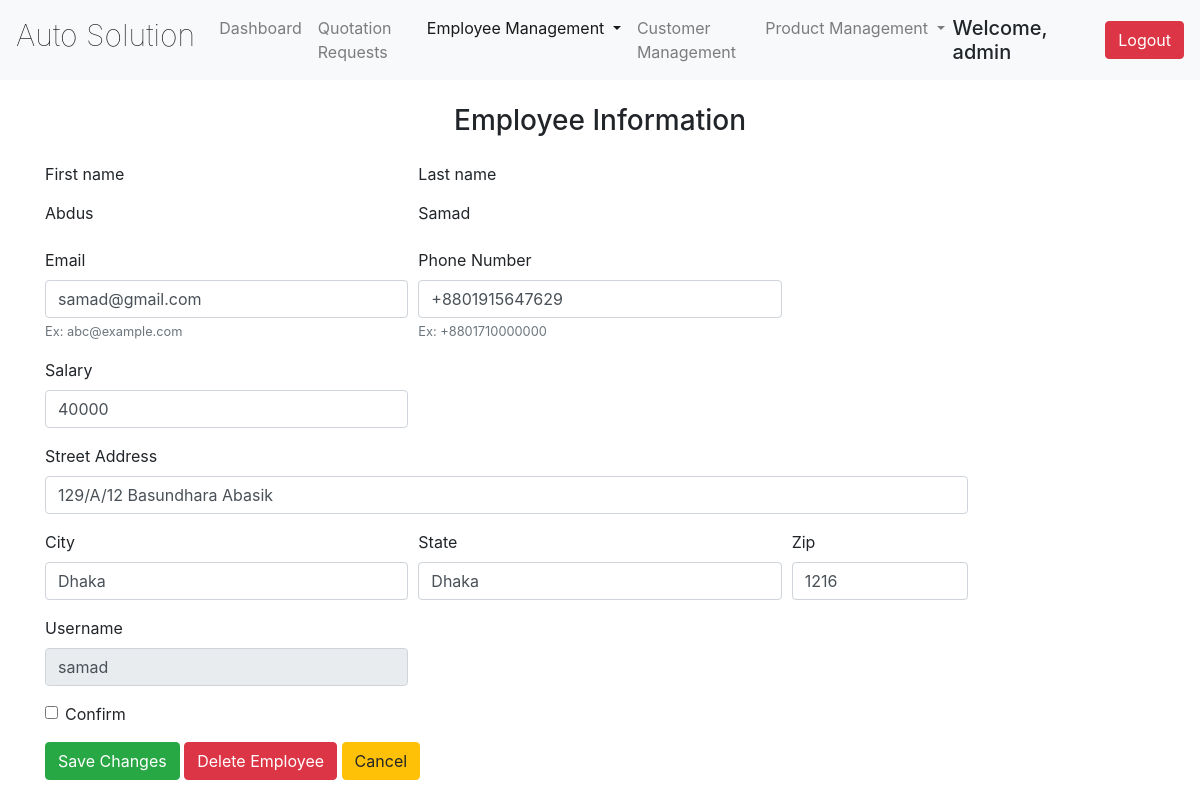
The page /views/edit_employee.php?username=samad (signed in) on the database as committed earlier.
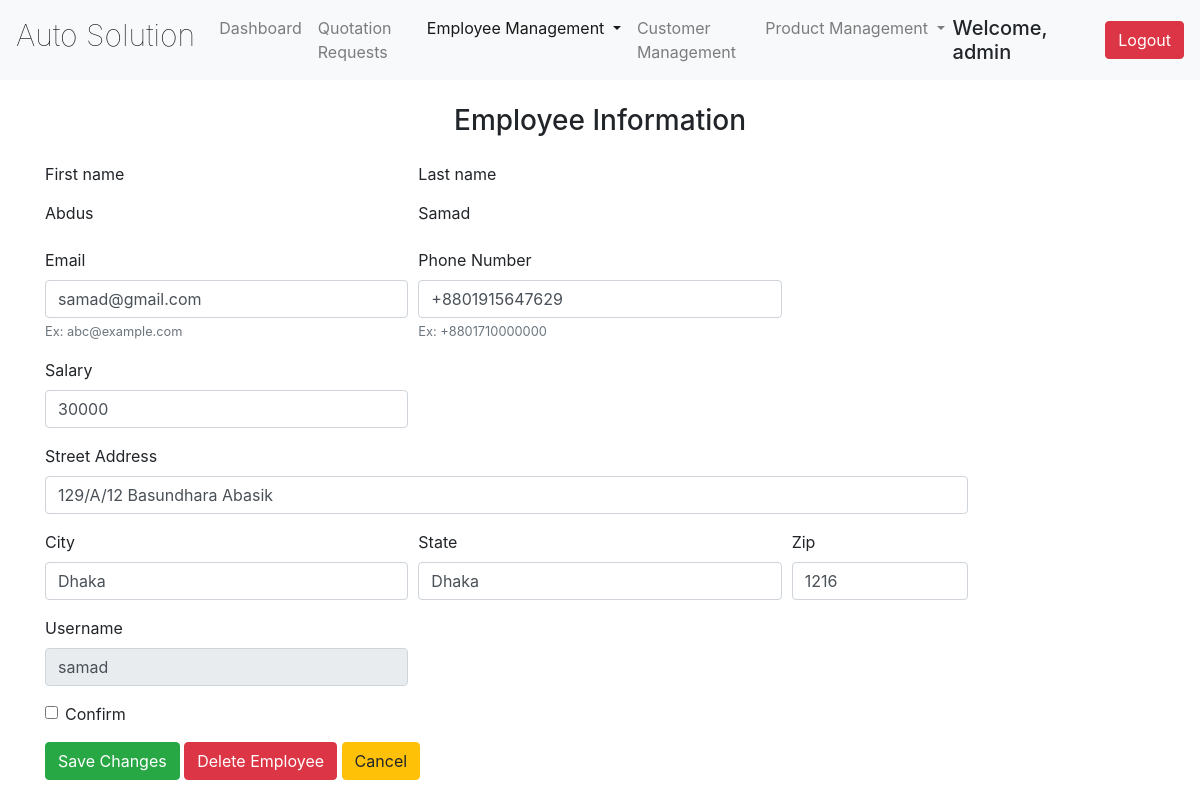
The same page on the database as committed later.
### tables this page shows
CREATE TABLE `employees_detail` (
  `id` int(11) NOT NULL,
  `first_name` varchar(50) NOT NULL,
  `last_name` varchar(50) NOT NULL,
  `birth_date` date NOT NULL,
  `gender` varchar(50) NOT NULL,
  `email` varchar(50) NOT NULL,
  `phone` varchar(50) NOT NULL,
  `designation` varchar(50) NOT NULL,
  `salary` int(50) NOT NULL,
  `street` varchar(100) NOT NULL,
  `city` varchar(50) NOT NULL,
  `state` varchar(50) NOT NULL,
  `zip` varchar(50) NOT NULL,
  `username` varchar(50) NOT NULL,
  `password` varchar(128) NOT NULL
);

### models/database_crud.php (called while the page is built, shortened)
<?php
	 $serverName="localhost";
	 $userName="root";
	 $password="";
	 $dbName="auto_solution";
	function get($query)
	{
        $data=array();
		global $serverName,$userName,$password,$dbName;
		$conn = mysqli_connect( $serverName, $userName, $password, $dbName);
        $result=mysqli_query($conn,$query);
        if(mysqli_num_rows($result) > 0)
        {
            while($row = mysqli_fetch_assoc($result))
            {
                $entity=array();
                foreach($row as $k=>$v)
                {
                    $entity[$k] = $row[$k];
                }
                $data[] = $entity;
            }
        }
		return $data;
	}
?>

### controllers/employee_signup_controller.php (called while the page is built, shortened)
<?php
require_once "../models/database_crud.php";
  function getEmployee($username)
{
  $query="SELECT * FROM employees_detail WHERE username='$username'";
  $employee=get($query);
  return $employee[0];
}
?>

### views/edit_employee.php (the view, shortened to what the changed rows need)
<?php
include '../controllers/employee_signup_controller.php';
$eid = $_GET["username"];
$employee=getEmployee($eid);
?>
 <!DOCTYPE html>
 <html lang="en">
 <head>
   <link rel="stylesheet" href="../css/bootstrap.css">
   <link rel="stylesheet" href="styles/mystyle.css">
 </head>
 <body>
 <div class="container">
   <form class="needs-validation" method="post" action="../controllers/employee_signup_controller.php" enctype="multipart/form-data" novalidate>
   <div class="form-row">
     <div class="col-md-4 mb-3">
       <fieldset >
       <label for="validationCustom01">First name</label>
       <input type="text" name="first_name" readonly value="<?php echo $employee["first_name"]?>" class="form-control-plaintext col-md-4" id="validationCustom01" placeholder="First name" required>
     </div>
     <div class="col-md-4 mb-3">
       <fieldset disabled>
       <label for="validationCustom02">Last name</label>
       <input type="text" name="last_name" readonly value="<?php echo $employee["last_name"]?>" class="form-control-plaintext" id="validationCustom02" placeholder="Last name" required>
     </div>
   </div>
   <div class="form-row">
     <div class="col-md-4 mb-3">
       <label for="validationCustom01">Email</label>
       <input type="email" name="email" value="<?php echo $employee["email"]?>" class="form-control" id="validationCustom01" placeholder="Email" required>
       <small id="phonedHelpInline" class="text-muted">
         Ex: abc@example.com
       </small>
     </div>
     <div class="col-md-4 mb-3">
       <label for="validationCustom02">Phone Number</label>
       <input type="tel" name="phone" value="<?php echo $employee["phone"]?>" class="form-control" id="validationCustom02" placeholder="Phne Number" pattern="[/+][0-9]{13,}" required>
       <small id="phonedHelpInline" class="text-muted">
         Ex: +8801710000000
       </small>
     </div>
   </div>
   <div class="form-row">
     <div class="col-md-4 mb-3">
       <label for="validationCustom01">Salary</label>
       <input type="number" value="<?php echo $employee["salary"]?>" name="salary" class="form-control" id="validationCustom01" placeholder="Salary" required>
     </div>
   </div>
   <div class="form-row">
     <div class="col-md-10 mb-3">
       <label for="validationCustom03">Street Address</label>
       <input type="text" value="<?php echo $employee["street"]?>" name="street" class="form-control" id="validationCustom03" placeholder="Street Address" required>
     </div>
   </div>
   <div class="form-row">
     <div class="col-md-4 mb-3">
       <label for="validationCustom03">City</label>
       <input type="text" name="city" value="<?php echo $employee["city"]?>" class="form-control" id="validationCustom03" placeholder="City" required>
     </div>
     <div class="col-md-4 mb-3">
       <label for="validationCustom03">State</label>
       <input type="text" value="<?php echo $employee["state"]?>" name="state" class="form-control" id="validationCustom03" placeholder="State" required>
     </div>
     <div class="col-md-2 mb-3">
       <label for="validationCustom05">Zip</label>
       <input type="text" name="zip" value="<?php echo $employee["zip"]?>" class="form-control" id="validationCustom05" placeholder="Zip" pattern="[0-9]{3,}" required>
     </div>
   </div>
   <div class="form-row">
     <div class="col-md-4 mb-3">
       <fieldset disabled>
       <label for="validationCustom05">Username</label>
       <input type="text" name="username" value="<?php echo $employee["username"]?>" class="form-control" id="validationCustom05" placeholder="Username" required>
     </div>
   </div>
 </form>
 </div>
   <link rel="stylesheet" href="https://cdnjs.cloudflare.com/ajax/libs/bootstrap-datepicker/1.4.1/css/bootstrap-datepicker3.css"/>
 </body>
 </html>

Rows that differ between the two databases and show on the page:
changed employees_detail "Abdus": salary "40000" → "30000"
